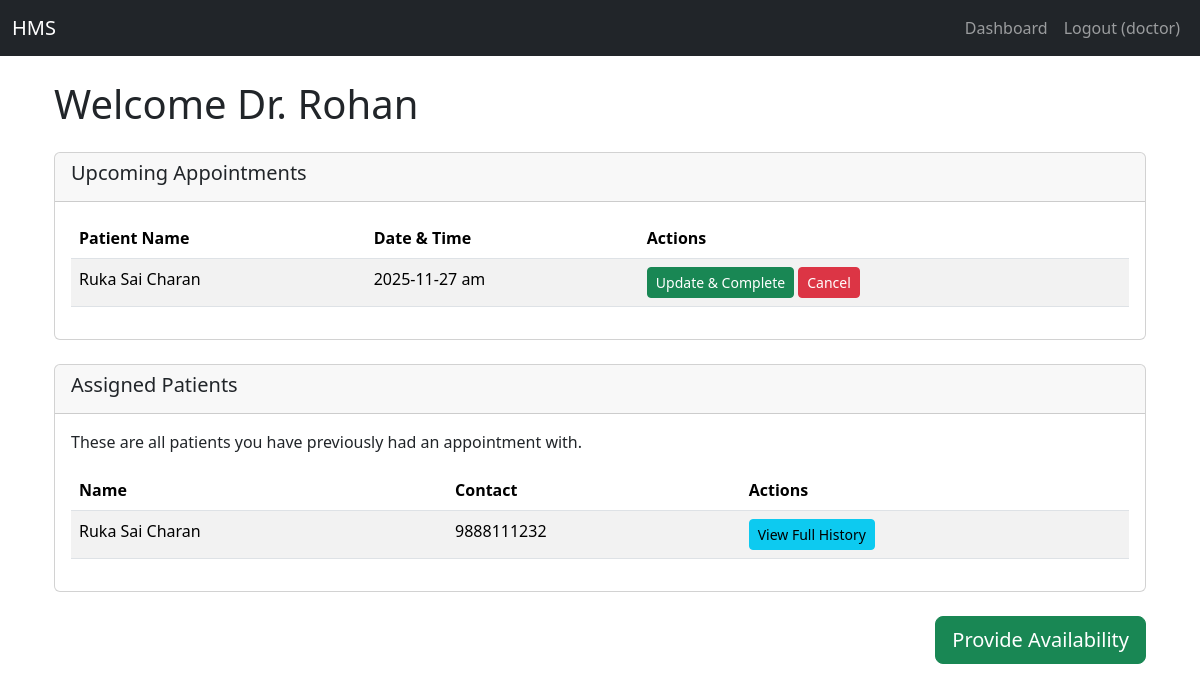
Page /doctor/dashboard (signed in) on the committed database.
### models.py (models this page shows)
class Doctor(db.Model):
    id = db.Column(db.Integer, primary_key=True)
    user_id = db.Column(db.Integer, db.ForeignKey('user.id'), nullable=False)
    department_id = db.Column(db.Integer, db.ForeignKey('department.id'), nullable=False)
    name = db.Column(db.String(100), nullable=False)
    dob = db.Column(db.DateTime, nullable=False)
    experience = db.Column(db.Integer, nullable=False)
    specialization = db.Column(db.String(100), nullable=False)
    qualifications = db.Column(db.String(100), nullable=True)
    availability = db.Column(db.String(200), default='{}')

class Patient(db.Model):
    id = db.Column(db.Integer, primary_key=True)
    user_id = db.Column(db.Integer, db.ForeignKey('user.id'), nullable=False)
    name = db.Column(db.String(100), nullable=False)
    contact = db.Column(db.String(100))

class Appointment(db.Model):
    id = db.Column(db.Integer, primary_key=True)
    patient_id = db.Column(db.Integer, db.ForeignKey('patient.id'), nullable=False)
    doctor_id = db.Column(db.Integer, db.ForeignKey('doctor.id'), nullable=False)
    appointment_date = db.Column(db.String(100), nullable=False)
    status = db.Column(db.String(50), default='Booked') # e.g., Booked, Completed, Cancelled

### app.py (the view)
@app.route('/doctor/dashboard')
def doctor_dashboard():
    if 'user_id' not in session or session.get('role') != 'doctor':
        flash('Please log in as a doctor.')
        return redirect(url_for('login'))
    doctor = Doctor.query.filter_by(user_id=session['user_id']).first()
    if not doctor:
        flash('Doctor profile not found.')
        return redirect(url_for('logout'))
    upcoming_appointments = Appointment.query.filter_by(
        doctor_id=doctor.id,
        status='Booked'
    ).all()
    upcoming_app_data = []
    for appt in upcoming_appointments:
        patient = Patient.query.get(appt.patient_id)
        upcoming_app_data.append({
            'appointment': appt,
            'patient_name': patient.name if patient else 'Unknown'
        })
    all_appts = Appointment.query.filter_by(doctor_id=doctor.id).all()
    patient_ids = {a.patient_id for a in all_appts} # Use a set for unique IDs
    assigned_patients = Patient.query.filter(Patient.id.in_(patient_ids)).all()
    return render_template(
        'doctor_dashboard.html',
        doctor=doctor,
        upcoming_app_data=upcoming_app_data,
        assigned_patients=assigned_patients
    )

### templates/doctor_dashboard.html
{% extends "base.html" %}
{% block content %}
<div class="container-fluid">
    <div class="mb-4">
        <h1>Welcome Dr. {{ doctor.name }}</h1>
    </div>
    <div class="card mb-4">
        <div class="card-header">
            <h5>Upcoming Appointments</h5>
        </div>
        <div class="card-body">
            <table class="table table-striped">
                <thead>
                    <tr>
                        <th>Patient Name</th>
                        <th>Date & Time</th>
                        <th>Actions</th>
                    </tr>
                </thead>
                <tbody>
                    {% for data in upcoming_app_data %}
                    <tr>
                        <td>{{ data.patient_name }}</td>
                        <td>{{ data.appointment.appointment_date }}</td>
                        <td>
                            <a href="{{ url_for('update_treatment', app_id=data.appointment.id) }}" class="btn btn-success btn-sm">
                                Update & Complete
                            </a>
                            <a href="{{ url_for('cancel_appointment', app_id=data.appointment.id) }}"
                               class="btn btn-danger btn-sm"
                               onclick="return confirm('Are you sure you want to cancel this appointment?')">
                                Cancel
                            </a>
                        </td>
                    </tr>
                    {% endfor %}
                </tbody>
            </table>
        </div>
    </div>
    <div class="card mb-4">
        <div class="card-header">
            <h5>Assigned Patients </h5>
        </div>
        <div class="card-body">
            <p>These are all patients you have previously had an appointment with.</p>
            <table class="table table-striped">
                <thead>
                    <tr>
                        <th>Name</th>
                        <th>Contact</th>
                        <th>Actions</th>
                    </tr>
                </thead>
                <tbody>
                    {% for patient in assigned_patients %}
                    <tr>
                        <td>{{ patient.name }}</td>
                        <td>{{ patient.contact }}</td>
                        <td>
                            <a href="{{ url_for('patient_history', patient_id=patient.id) }}" class="btn btn-info btn-sm">
                                View Full History
                            </a>
                        </td>
                    </tr>
                    {% endfor %}
                </tbody>
            </table>
        </div>
    </div>
    <div class="text-end">
        <a href="{{ url_for('doctor_availability') }}" class="btn btn-success btn-lg">
            Provide Availability
        </a>
    </div>
</div>
{% endblock %}

### rows in the picture
Doctor: name "Rohan"
Patient: patient_name "Ruka Sai Charan", appointment.appointment_date "2025-11-27 am", name "Ruka Sai Charan", contact "9888111232"

### other values in the picture
{{ session.role }} "doctor"
